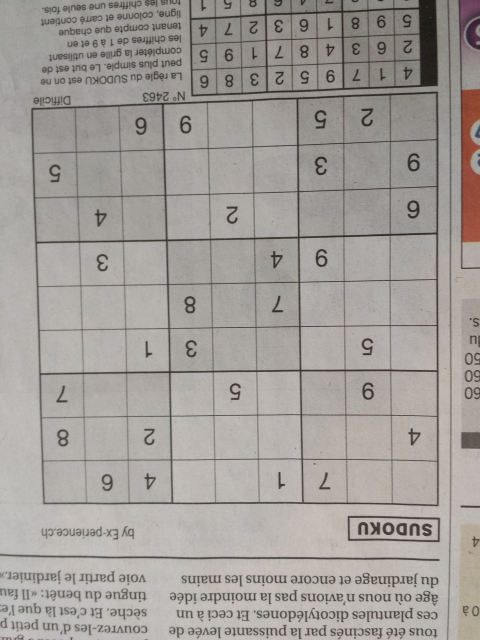
#> input picture IVP Lab - Model Questions/IVP Lab - Model Questions/SET-4/image1083.jpg, 960 x 1280 px (shown at 1/2 size)
$ jupyter execute --allow-errors Manasa_Sudoku.ipynb
#> lines starting #> are read from the running program, lines starting #| are printed output that depends on the picture
[cell 1]
import cv2
import numpy as np
import copy
import matplotlib.pyplot as plt

[cell 2]
image = cv2.imread('image1083.jpg')
#> image is the input picture: shape (1280, 960, 3); mean B, G, R 153.7, 158.1, 162.7

[cell 3]
plt.figure(figsize=(8, 6))
plt.imshow(cv2.cvtColor(image, cv2.COLOR_BGR2RGB))
plt.title('ORIGINAL IMAGE')
plt.show()

[cell 4]
rotated_image = cv2.rotate(image, cv2.ROTATE_180)
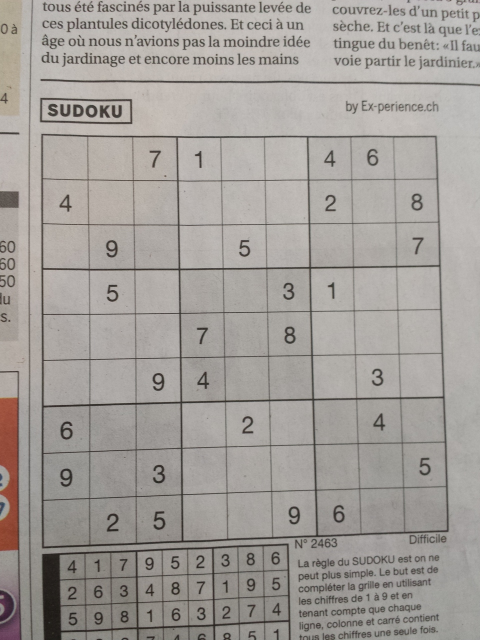
#> rotated_image: shape (1280, 960, 3) (shown at 1/2 size); mean B, G, R 153.7, 158.1, 162.7

[cell 5]
plt.figure(figsize=(8, 6))
plt.imshow(cv2.cvtColor(rotated_image, cv2.COLOR_BGR2RGB))
plt.title('ROTATED IMAGE')
plt.show()

[cell 6]
image = rotated_image[250:1110,60:901]
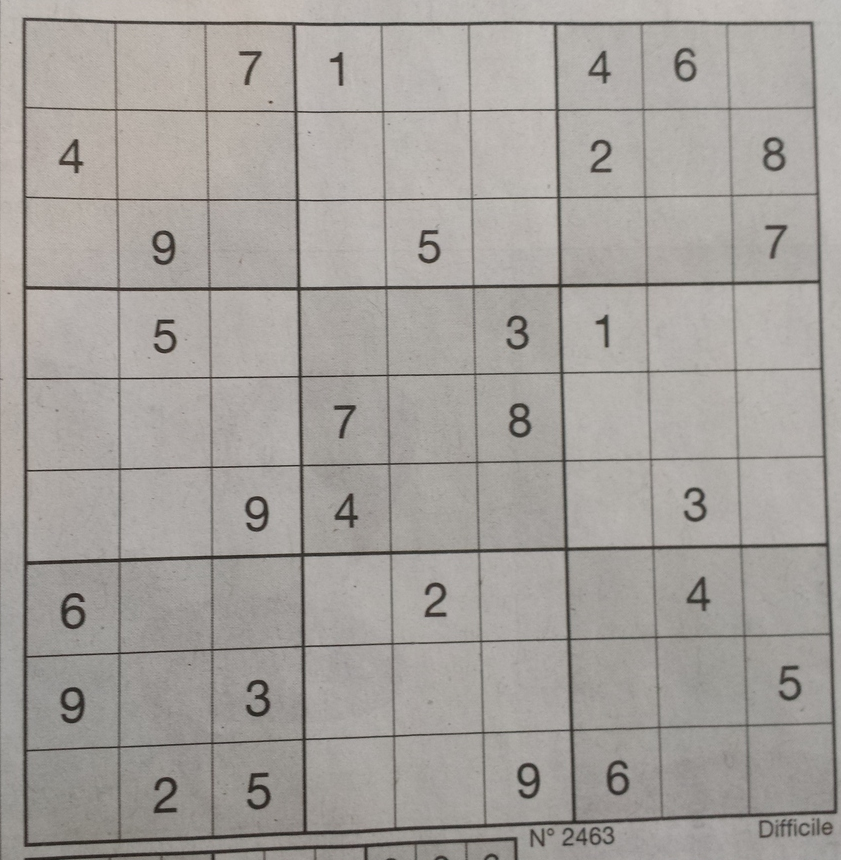
#> image: shape (860, 841, 3); mean B, G, R 156.1, 160.4, 164.4
crop = copy.deepcopy(image)
plt.imshow(crop)
plt.show()

[cell 7]
gray = cv2.cvtColor(image, cv2.COLOR_BGR2GRAY)

[cell 8]
plt.figure(figsize=(8, 6))
plt.imshow(gray, cmap='gray')
plt.title('GRAYSCALE IMAGE')
plt.show()

[cell 9]
blurred = cv2.GaussianBlur(gray, (5, 5), 0)

[cell 10]
plt.figure(figsize=(8, 6))
plt.imshow(blurred, cmap='gray')
plt.title('BLURRED IMAGE')
plt.show()

[cell 11]
edges = cv2.Canny(blurred, 50, 100)
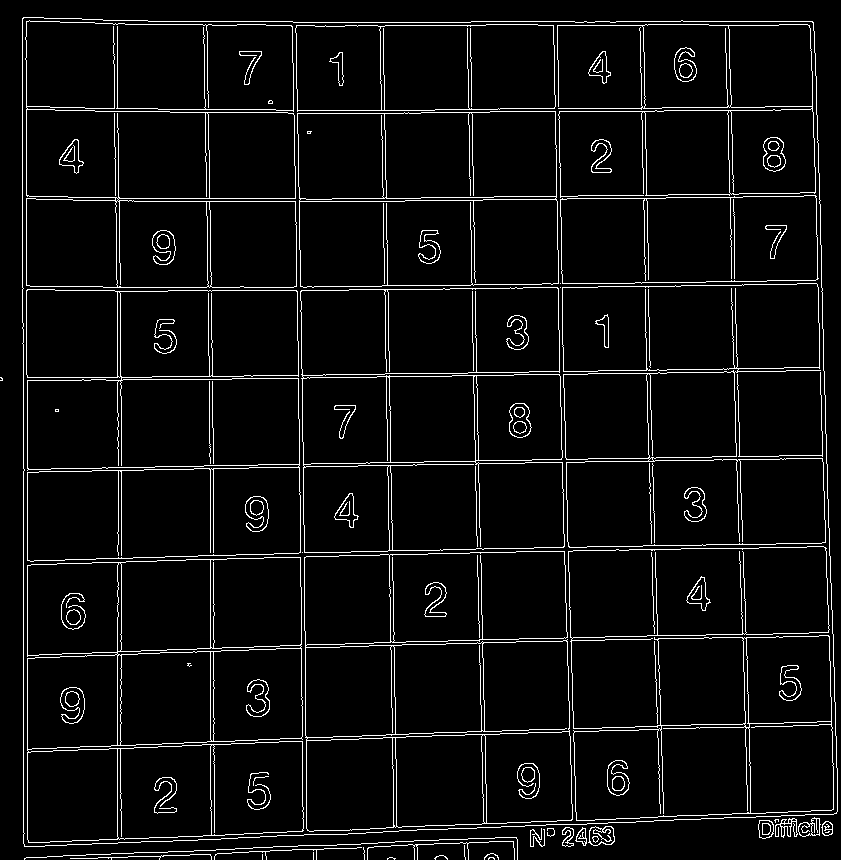
#> edges: shape (860, 841); 5.3% white in thin lines or dots

plt.figure(figsize=(8, 6))
plt.imshow(edges, cmap='gray')
plt.title('EDGES')
plt.show()
